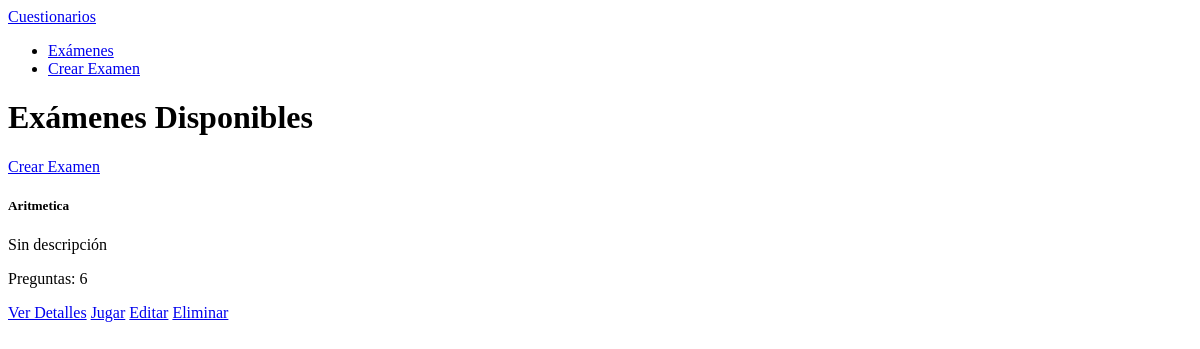
The app's page /, older data.
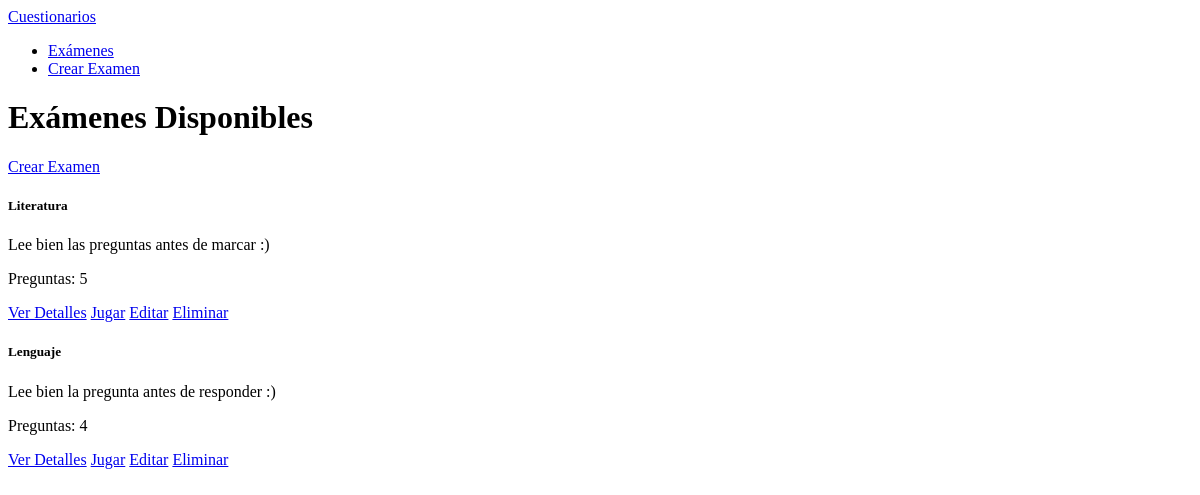
The same page, newer data.
### quiz/models.py (models this page shows, shortened)
class Exam(models.Model):
    title = models.CharField(max_length=200, verbose_name="Título")
    description = models.TextField(blank=True, verbose_name="Descripción")
    created_date = models.DateTimeField(auto_now_add=True)
    def get_question_count(self):
        return self.questions.count()

### quiz/views.py (the view)
# urls.py: path('', views.exam_list, name='exam_list'),
def exam_list(request):
    exams = Exam.objects.all().order_by('-created_date')
    return render(request, 'quiz/exam_list.html', {'exams': exams})

### quiz/templates/quiz/exam_list.html (shortened to what this page needs)
{% extends "base.html" %}
{% block content %}
<div class="row mb-4">
    <div class="col-md-6">
        <h1>Exámenes Disponibles</h1>
    </div>
    <div class="col-md-6 text-end">
        <a href="{% url 'exam_create' %}" class="btn btn-primary">
             Crear Examen
        </a>
    </div>
</div>
<div class="row">
    {% if exams %}
        {% for exam in exams %}
            <div class="col-md-6 mb-4">
                <div class="card h-100">
                    <div class="card-body d-flex flex-column justify-content-between">
                        <div>
                            <h5 class="card-title">{{ exam.title }}</h5>
                            <p class="card-text">
                                {{ exam.description|default:'Sin descripción'|truncatechars:100 }}
                            </p>
                            <p class="text-muted">Preguntas: {{ exam.get_question_count }}</p>
                        </div>
                        <div class="d-flex flex-wrap gap-2 mt-3">
                            <a href="{% url 'exam_detail' exam.id %}" class="btn btn-primary btn-sm">Ver Detalles</a>
                            <a href="{% url 'exam_play' exam.id %}" class="btn btn-success btn-sm">Jugar</a>
                            <a href="{% url 'exam_update' exam.id %}" class="btn btn-warning btn-sm">Editar</a>
                            <a href="{% url 'exam_delete' exam.id %}" class="btn btn-danger btn-sm">Eliminar</a>
                        </div>
                    </div>
                </div>
            </div>
        {% endfor %}
    {% endif %}
</div>
{% endblock %}

### quiz/templates/base.html (shortened to what this page needs)
{% load static %}
<!DOCTYPE html>
<html lang="es">
<head>
<link rel="stylesheet" href="{% static 'css/styles.css' %}">
</head>
<body>
    <nav class="navbar navbar-expand-lg navbar-light bg-light mb-4">
        <div class="container">
            <a class="navbar-brand {% if request.path == '/' %}active{% endif %}" href="{% url 'exam_list' %}">Cuestionarios</a>
            <div class="collapse navbar-collapse">
                <ul class="navbar-nav">
                    <li class="nav-item">
                        <a class="nav-link {% if request.path == '/examenes/' %}active{% endif %}" href="{% url 'exam_list' %}">Exámenes</a>
                    </li>
                    <li class="nav-item">
                        <a class="nav-link {% if request.path == '/examenes/crear/' %}active{% endif %}" href="{% url 'exam_create' %}">Crear Examen</a>
                    </li>
                </ul>
            </div>
        </div>
    </nav>
    <div class="container">
        {% block content %}{% endblock %}
    </div>
</body>
</html>

Row changes from the older to the newer data that the page shows:
removed Exam: title "Aritmetica", description "Sin descripción", get_question_count "6"
added Exam: title "Literatura", description "Lee bien las preguntas antes de marcar :)", get_question_count "5"
added Exam: title "Lenguaje", description "Lee bien la pregunta antes de responder :)", get_question_count "4"
